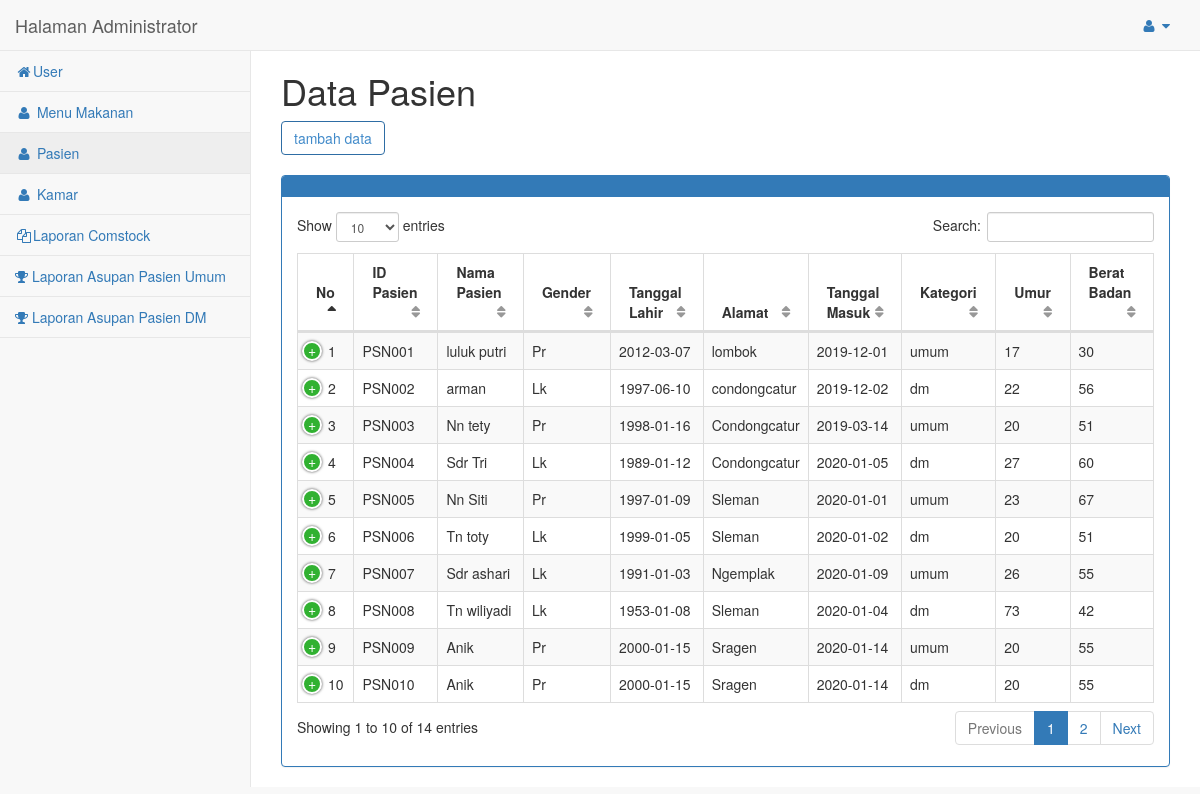
Page /admin/pasien/index.php (signed in) on the committed database.
### tables this page shows
CREATE TABLE `pasien` (
  `id_pasien` varchar(8) NOT NULL,
  `nama_pasien` varchar(20) NOT NULL,
  `gender` varchar(3) NOT NULL,
  `tanggal_lahir` date NOT NULL,
  `alamat` varchar(30) NOT NULL,
  `tanggal_masuk` date NOT NULL,
  `umur` varchar(5) NOT NULL,
  `kategori` varchar(12) NOT NULL,
  `berat_badan` varchar(5) NOT NULL,
  `tinggi_badan` varchar(5) NOT NULL,
  `kamar` varchar(10) NOT NULL,
  `BEE` varchar(9) NOT NULL,
  `brr` double NOT NULL
);

### admin/pasien/functions.php (called while the page is built, shortened)
<?php
include '../koneksi.php';
function tampil($query){
	global $conn;
	$i=mysqli_query($conn,$query);
	$rows=[];
	while ( $row=mysqli_fetch_assoc($i)) {
		$rows[]=$row;
	}
	return $rows;
}
?>

### admin/pasien/index.php (the view, shortened to what this page needs)
<?php
$pasien=tampil("SELECT * FROM pasien");
?>
<!DOCTYPE html>
<html>
<head><meta http-equiv="Content-Type" content="text/html; charset=utf-8">
    <link href="../vendor/bootstrap/css/bootstrap.min.css" rel="stylesheet">
    <link href="../vendor/metisMenu/metisMenu.min.css" rel="stylesheet">
    <link href="../vendor/datatables-plugins/dataTables.bootstrap.css" rel="stylesheet">
    <link href="../vendor/datatables-responsive/dataTables.responsive.css" rel="stylesheet">
    <link href="../dist/css/sb-admin-2.css" rel="stylesheet">
    <link href="../vendor/font-awesome/css/font-awesome.min.css" rel="stylesheet" type="text/css">
</head>
<body>
	<div id="page-wrapper">
            <div class="row">
                <div class="col-lg-12">
                	<h1>Data Pasien</h1>
                	<a class="btn btn-outline btn-primary" href="tambah.php">tambah data</a><br><br>
                    <div class="panel panel-primary">
                        <div class="panel-heading">
                        </div>
						<div class="panel-body">
							<table width="100%" class="table table-striped table-bordered table-hover" id="dataTables-example">
								<thead>
								<tr>
									<th>No</th>
									<th>ID Pasien</th>
									<th>Nama Pasien</th>
									<th>Gender</th>
									<th>Tanggal Lahir</th>
									<th>Alamat</th>
									<th>Tanggal Masuk</th>
									<th>Kategori</th>
									<th>Umur</th>
									<th>Berat Badan</th>
								</tr>
								</thead>
								<tbody>
								<?php
								$no=0;
								foreach ($pasien as $g) {
								$no++;
								?>
								<tr>
									<td><?php echo $no; ?></td>
									<td><?php echo $g["id_pasien"]; ?></td>
									<td><?php echo $g["nama_pasien"]; ?></td>
									<td><?php echo $g["gender"]; ?></td>
									<td><?php echo $g["tanggal_lahir"]; ?></td>
									<td><?php echo $g["alamat"]; ?></td>
									<td><?php echo $g["tanggal_masuk"]; ?></td>
									<td><?php echo $g["kategori"]; ?></td>
									<td><?php echo $g["umur"]; ?></td>
									<td><?php echo $g["berat_badan"]; ?></td>
								</tr>
								<?php } ?>
								</tbody>
							</table>
						</div>
			 			</div>
					</div>
				</div>
			</div>
</body>
</html>

### rows in the picture
pasien: id_pasien "PSN001", nama_pasien "luluk putri", gender "Pr", tanggal_lahir "2012-03-07", alamat "lombok", tanggal_masuk "2019-12-01", kategori "umum", umur "17", berat_badan "30"
pasien: id_pasien "PSN002", nama_pasien "arman", gender "Lk", tanggal_lahir "1997-06-10", alamat "condongcatur", tanggal_masuk "2019-12-02", kategori "dm", umur "22", berat_badan "56"
pasien: id_pasien "PSN003", nama_pasien "Nn tety", gender "Pr", tanggal_lahir "1998-01-16", alamat "Condongcatur", tanggal_masuk "2019-03-14", kategori "umum", umur "20", berat_badan "51"
pasien: id_pasien "PSN004", nama_pasien "Sdr Tri", gender "Lk", tanggal_lahir "1989-01-12", alamat "Condongcatur", tanggal_masuk "2020-01-05", kategori "dm", umur "27", berat_badan "60"
pasien: id_pasien "PSN005", nama_pasien "Nn Siti", gender "Pr", tanggal_lahir "1997-01-09", alamat "Sleman", tanggal_masuk "2020-01-01", kategori "umum", umur "23", berat_badan "67"
pasien: id_pasien "PSN006", nama_pasien "Tn toty", gender "Lk", tanggal_lahir "1999-01-05", alamat "Sleman", tanggal_masuk "2020-01-02", kategori "dm", umur "20", berat_badan "51"
pasien: id_pasien "PSN007", nama_pasien "Sdr ashari", gender "Lk", tanggal_lahir "1991-01-03", alamat "Ngemplak", tanggal_masuk "2020-01-09", kategori "umum", umur "26", berat_badan "55"
pasien: id_pasien "PSN008", nama_pasien "Tn wiliyadi", gender "Lk", tanggal_lahir "1953-01-08", alamat "Sleman", tanggal_masuk "2020-01-04", kategori "dm", umur "73", berat_badan "42"
pasien: id_pasien "PSN009", nama_pasien "Anik", gender "Pr", tanggal_lahir "2000-01-15", alamat "Sragen", tanggal_masuk "2020-01-14", kategori "umum", umur "20", berat_badan "55"
pasien: id_pasien "PSN010", nama_pasien "Anik", gender "Pr", tanggal_lahir "2000-01-15", alamat "Sragen", tanggal_masuk "2020-01-14", kategori "dm", umur "20", berat_badan "55"
